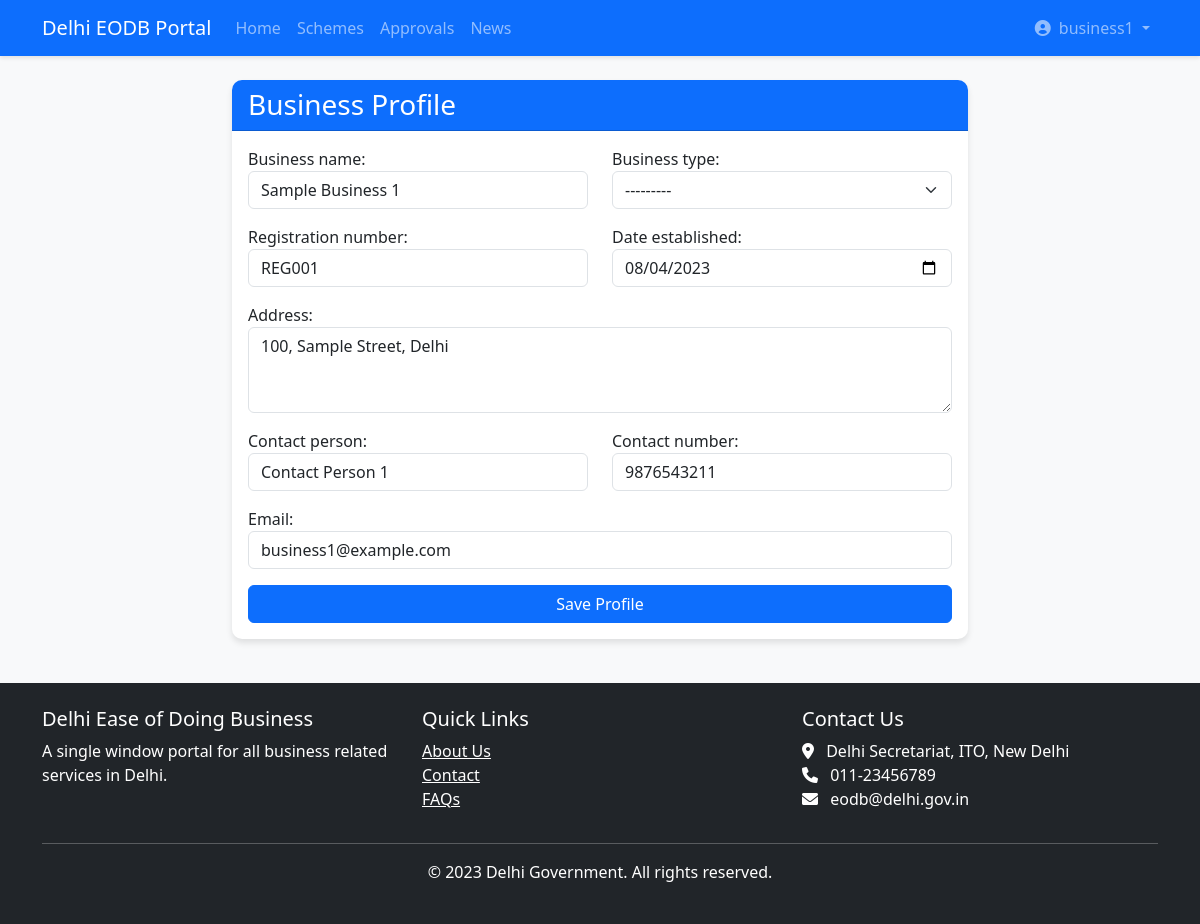
Screenshot of /profile/ (signed in) with the database file from the repository.
### business_portal/models.py (models this page shows, shortened)
class BusinessProfile(models.Model):
    BUSINESS_TYPES = [
        ('retail', 'Retail'),
        ('manufacturing', 'Manufacturing'),
        ('service', 'Service'),
        ('it', 'Information Technology'),
        ('hospitality', 'Hospitality'),
        ('other', 'Other'),
    ]
    user = models.OneToOneField(User, on_delete=models.CASCADE)
    business_name = models.CharField(max_length=255)
    business_type = models.CharField(max_length=50, choices=BUSINESS_TYPES)
    registration_number = models.CharField(max_length=50, unique=True)
    address = models.TextField()
    contact_person = models.CharField(max_length=100)
    contact_number = models.CharField(max_length=15)
    email = models.EmailField()
    date_established = models.DateField()
    created_at = models.DateTimeField(auto_now_add=True)
    updated_at = models.DateTimeField(auto_now=True)

### business_portal/views.py (the view)
# urls.py: path('profile/', views.business_profile, name='business_profile'),
@login_required
def business_profile(request):
    try:
        profile = request.user.businessprofile
    except BusinessProfile.DoesNotExist:
        profile = None
    if request.method == 'POST':
        form = BusinessProfileForm(request.POST, instance=profile)
        if form.is_valid():
            profile = form.save(commit=False)
            profile.user = request.user
            profile.save()
            messages.success(request, 'Business profile updated successfully!')
            return redirect('dashboard')
    else:
        form = BusinessProfileForm(instance=profile)
    return render(request, 'business_portal/business_profile.html', {'form': form})

### business_portal/forms.py
class BusinessProfileForm(forms.ModelForm):
    class Meta:
        model = BusinessProfile
        exclude = ['user', 'created_at', 'updated_at']
        widgets = {
            'business_name': forms.TextInput(attrs={'class': 'form-control'}),
            'business_type': forms.Select(attrs={'class': 'form-select'}),
            'registration_number': forms.TextInput(attrs={'class': 'form-control'}),
            'address': forms.Textarea(attrs={'class': 'form-control', 'rows': 3}),
            'contact_person': forms.TextInput(attrs={'class': 'form-control'}),
            'contact_number': forms.TextInput(attrs={'class': 'form-control'}),
            'email': forms.EmailInput(attrs={'class': 'form-control'}),
            'date_established': forms.DateInput(attrs={
                'class': 'form-control',
                'type': 'date'
            }),
        }

### business_portal/templates/business_portal/business_profile.html (shortened to what this page needs)
{% extends "business_portal/base.html" %}
{% load static %}
{% block content %}
<div class="row">
    <div class="col-md-8 mx-auto">
        <div class="card">
            <div class="card-header bg-primary text-white">
                <h3 class="mb-0">Business Profile</h3>
            </div>
            <div class="card-body">
                <form method="post" enctype="multipart/form-data" class="needs-validation" novalidate>
                    <div class="row">
                        <div class="col-md-6 mb-3">
                            {{ form.business_name.label_tag }}
                            {{ form.business_name }}
                        </div>
                        <div class="col-md-6 mb-3">
                            {{ form.business_type.label_tag }}
                            {{ form.business_type }}
                        </div>
                    </div>
                    <div class="row">
                        <div class="col-md-6 mb-3">
                            {{ form.registration_number.label_tag }}
                            {{ form.registration_number }}
                        </div>
                        <div class="col-md-6 mb-3">
                            {{ form.date_established.label_tag }}
                            {{ form.date_established }}
                        </div>
                    </div>
                    <div class="mb-3">
                        {{ form.address.label_tag }}
                        {{ form.address }}
                    </div>
                    <div class="row">
                        <div class="col-md-6 mb-3">
                            {{ form.contact_person.label_tag }}
                            {{ form.contact_person }}
                        </div>
                        <div class="col-md-6 mb-3">
                            {{ form.contact_number.label_tag }}
                            {{ form.contact_number }}
                        </div>
                    </div>
                    <div class="mb-3">
                        {{ form.email.label_tag }}
                        {{ form.email }}
                    </div>
                    <div class="d-grid gap-2">
                        <button type="submit" class="btn btn-primary">Save Profile</button>
                    </div>
                </form>
            </div>
        </div>
    </div>
</div>
{% endblock %}

### business_portal/templates/business_portal/base.html (shortened to what this page needs)
{% load static %}
<!DOCTYPE html>
<html lang="en">
<head>
    <link href="https://cdn.jsdelivr.net/npm/bootstrap@5.3.0/dist/css/bootstrap.min.css" rel="stylesheet">
    <link rel="stylesheet" href="https://cdnjs.cloudflare.com/ajax/libs/font-awesome/6.0.0/css/all.min.css">
    <link rel="stylesheet" href="{% static 'css/style.css' %}">
</head>
<body>
    <nav class="navbar navbar-expand-lg navbar-dark bg-primary">
        <div class="container">
            <a class="navbar-brand" href="{% url 'home' %}">Delhi EODB Portal</a>
            <div class="collapse navbar-collapse" id="navbarNav">
                <ul class="navbar-nav me-auto">
                    <li class="nav-item">
                        <a class="nav-link" href="{% url 'home' %}">Home</a>
                    </li>
                    <li class="nav-item">
                        <a class="nav-link" href="{% url 'government_schemes' %}">Schemes</a>
                    </li>
                    <li class="nav-item">
                        <a class="nav-link" href="{% url 'approval_types' %}">Approvals</a>
                    </li>
                    <li class="nav-item">
                        <a class="nav-link" href="{% url 'news' %}">News</a>
                    </li>
                </ul>
                <ul class="navbar-nav">
                    {% if user.is_authenticated %}
                        <li class="nav-item dropdown">
                            <a class="nav-link dropdown-toggle" href="#" id="navbarDropdown" role="button" data-bs-toggle="dropdown">
                                <i class="fas fa-user-circle me-1"></i> {{ user.username }}
                            </a>
                        </li>
                    {% endif %}
                </ul>
            </div>
        </div>
    </nav>
    <main class="container my-4">
        {% block content %}{% endblock %}
    </main>
    <footer class="bg-dark text-white py-4 mt-4">
        <div class="container">
            <div class="row">
                <div class="col-md-4">
                    <h5>Delhi Ease of Doing Business</h5>
                    <p>A single window portal for all business related services in Delhi.</p>
                </div>
                <div class="col-md-4">
                    <h5>Quick Links</h5>
                    <ul class="list-unstyled">
                        <li><a href="#" class="text-white">About Us</a></li>
                        <li><a href="#" class="text-white">Contact</a></li>
                        <li><a href="#" class="text-white">FAQs</a></li>
                    </ul>
                </div>
                <div class="col-md-4">
                    <h5>Contact Us</h5>
                    <address>
                        <i class="fas fa-map-marker-alt me-2"></i> Delhi Secretariat, ITO, New Delhi<br>
                        <i class="fas fa-phone me-2"></i> 011-23456789<br>
                        <i class="fas fa-envelope me-2"></i> eodb@delhi.gov.in
                    </address>
                </div>
            </div>
            <hr>
            <div class="text-center">
                <p>&copy; 2023 Delhi Government. All rights reserved.</p>
            </div>
        </div>
    </footer>
</body>
</html>

### business_portal/static/css/style.css (style rules this page uses)
body { background-color: #f8f9fa; font-family: 'Segoe UI', Tahoma, Geneva, Verdana, sans-serif; }
.navbar { box-shadow: 0 2px 4px rgba(0,0,0,.1); }
.card { border: none; border-radius: 10px; box-shadow: 0 4px 6px rgba(0,0,0,.1); transition: transform 0.3s ease; margin-bottom: 20px; }
.card-header { border-radius: 10px 10px 0 0 !important; }
.btn-primary { background-color: #0d6efd; border-color: #0d6efd; }

### rows the page displays
BusinessProfile: business_name "Sample Business 1", business_type "---------", registration_number "REG001", date_established "08/04/2023", address "100, Sample Street, Delhi", contact_person "Contact Person 1", contact_number "9876543211", email "business1@example.com"

### other values shown
{{ user.username }} "business1"
